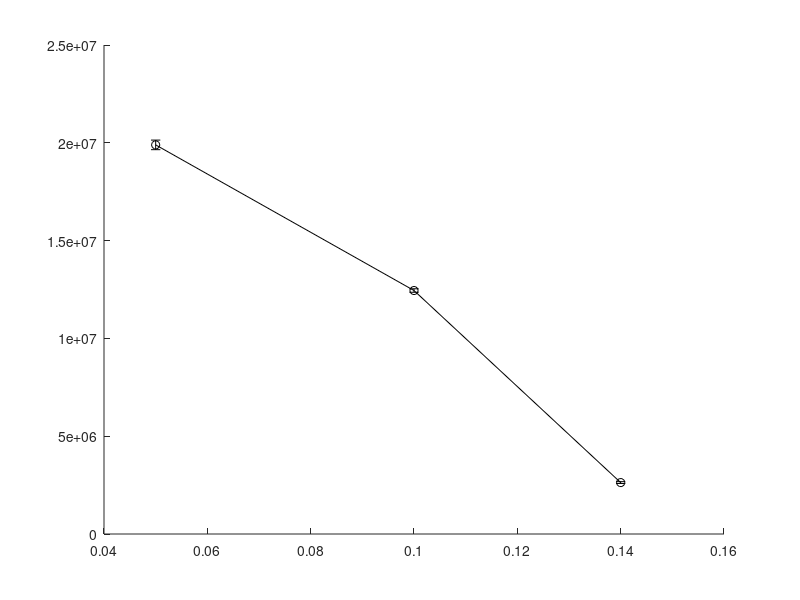

Write MATLAB code to recreate this figure. (Note: this script raises an error after producing the figure.)
%% Plot Number of Cells per mL
dat=[
19611	12349	2589	20961	13487	5120	24826	8526	5000	39259	40010
20025	12521	2680	22621	14600	4364	26179	8926	4860	42076	40655
20045	12474	2618	22433	12982	5317	28155	7810	5148	38554	41377 ];

dat = 1e3*dat;
c = mean( dat );
error_barr = std( dat );
%%
Marker = { 'linewidth', 4, 'MarkerSize', 6, 'MarkerFaceColor' };

gr = [ 0.05 0.1 0.14 ];
%fig
errorbar( gr, c(1:3), error_barr(1:3), 'ko-', Marker{:}, 'k' ); hold on 
errorbar( gr, c(4:6), error_barr(4:6), 'ro-', Marker{:}, 'r' );
errorbar( gr, c(7:9), error_barr(7:9), 'go-', Marker{:}, 'g' );

xlim( [0.04 .15] );
set( gca, 'Xtick', gr,  'XtickLabel', gr );
set( gca, 'FontWeight', 'Bold', 'FontSize', 14 );

h(1) = xlabel( 'Growth Rate, $h^{-1}$' ); % , '   
h(2) = ylabel( 'Cells per mL' );   
hh = legend( 'Ethanol Limitation',...
               'Nitrogen Limitation',...
               'Phosphate Limitation',...
               'Location', 'North'  );
sett( hh, 16 );           
set( hh, 'box', 'off' );           
sett(h, 20);           
%set(h, 'fontsize', 20, 'FontWeight', 'bold');
%%
pdf( 'Number_of_Cells', [8 5], 1 );
png( 'Number_of_Cells', [8 5], 1 );
